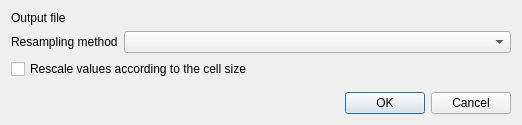
<?xml version="1.0" encoding="UTF-8"?>
<ui version="4.0">
 <class>QgsProcessingAlignRasterLayerDetailsWidget</class>
 <widget class="QWidget" name="QgsProcessingAlignRasterLayerDetailsWidget">
  <property name="geometry">
   <rect>
    <x>0</x>
    <y>0</y>
    <width>522</width>
    <height>125</height>
   </rect>
  </property>
  <layout class="QGridLayout" name="gridLayout">
   <item row="0" column="1">
    <widget class="QgsFileWidget" name="mOutputFileWidget" native="true"/>
   </item>
   <item row="3" column="0" colspan="2">
    <spacer name="verticalSpacer">
     <property name="orientation">
      <enum>Qt::Vertical</enum>
     </property>
     <property name="sizeHint" stdset="0">
      <size>
       <width>20</width>
       <height>40</height>
      </size>
     </property>
    </spacer>
   </item>
   <item row="0" column="0">
    <widget class="QLabel" name="label">
     <property name="text">
      <string>Output file</string>
     </property>
    </widget>
   </item>
   <item row="4" column="1">
    <widget class="QDialogButtonBox" name="mButtonBox">
     <property name="standardButtons">
      <set>QDialogButtonBox::Cancel|QDialogButtonBox::Ok</set>
     </property>
    </widget>
   </item>
   <item row="1" column="0">
    <widget class="QLabel" name="label_2">
     <property name="text">
      <string>Resampling method</string>
     </property>
    </widget>
   </item>
   <item row="2" column="0" colspan="2">
    <widget class="QCheckBox" name="chkRescaleValues">
     <property name="text">
      <string>Rescale values according to the cell size</string>
     </property>
    </widget>
   </item>
   <item row="1" column="1">
    <widget class="QComboBox" name="cmbResamplingMethod"/>
   </item>
  </layout>
 </widget>
 <customwidgets>
  <customwidget>
   <class>QgsFileWidget</class>
   <extends>QWidget</extends>
   <header>qgsfilewidget.h</header>
   <container>1</container>
  </customwidget>
 </customwidgets>
 <resources/>
 <connections/>
</ui>
